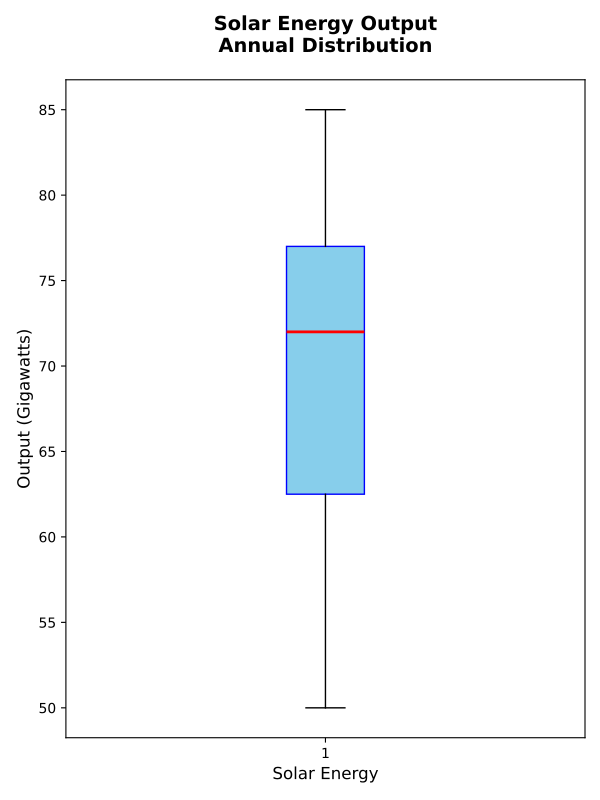

Write the Python code that produced this figure.
import matplotlib.pyplot as plt

# Define the data for the box plot - using only 'solar_energy' for the single box plot
solar_energy = [50, 55, 60, 65, 70, 72, 74, 76, 78, 80, 85]

# Create a figure and an axis
fig, ax = plt.subplots(figsize=(6, 8))

# Generate a box plot for the single data group
ax.boxplot(solar_energy, vert=True, patch_artist=True,
           boxprops=dict(facecolor='skyblue', color='blue'),
           whiskerprops=dict(color='black'),
           capprops=dict(color='black'),
           medianprops=dict(color='red', linewidth=2),
           flierprops=dict(markerfacecolor='red', marker='o', markersize=5, linestyle='none'))

# Set title and axis labels
plt.title("Solar Energy Output\nAnnual Distribution", fontsize=14, fontweight='bold', pad=20)
plt.xlabel("Solar Energy", fontsize=12)
plt.ylabel("Output (Gigawatts)", fontsize=12)

plt.tight_layout()
plt.show()
